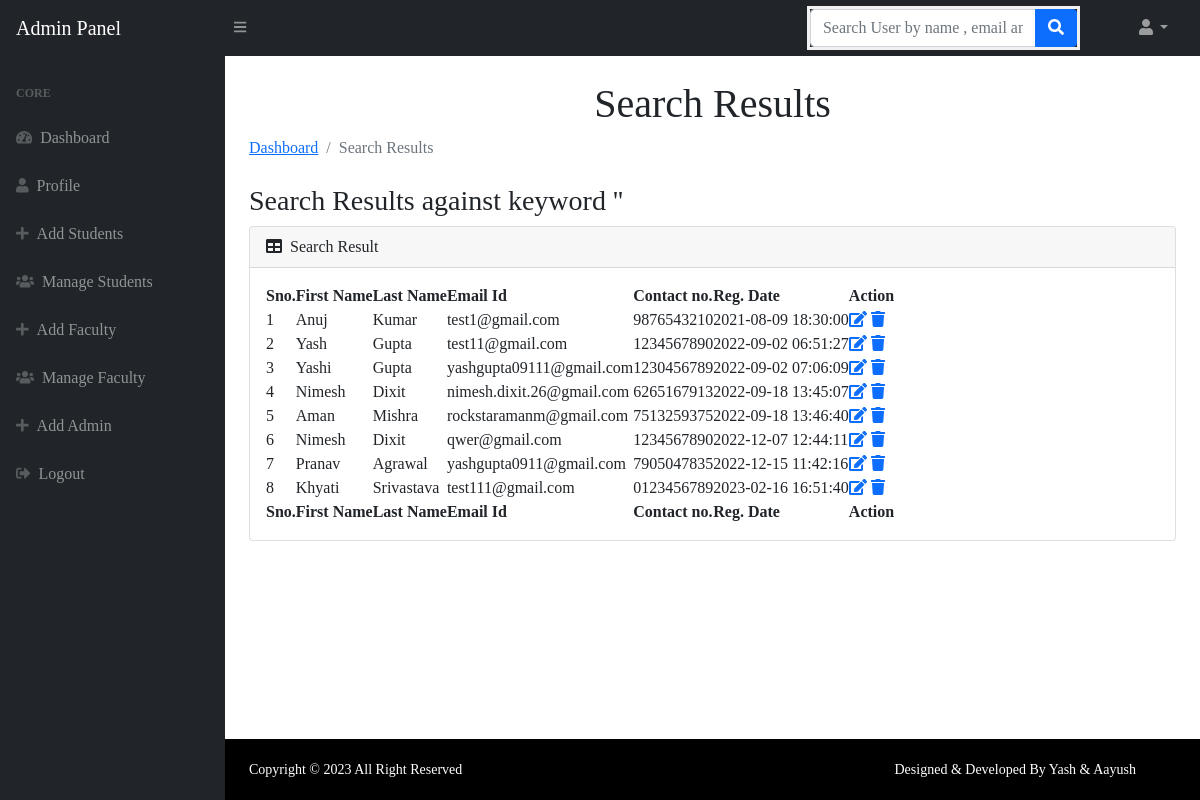
The app's page /loginsystem/admin/search-result.php (signed in) with its own data.
### tables this page shows
CREATE TABLE `users` (
  `id` int(11) NOT NULL,
  `year` int(11) DEFAULT NULL,
  `semester` int(11) DEFAULT NULL,
  `section` varchar(11) DEFAULT NULL,
  `fname` varchar(255) DEFAULT NULL,
  `lname` varchar(255) DEFAULT NULL,
  `email` varchar(255) DEFAULT NULL,
  `urollno` bigint(13) DEFAULT NULL,
  `addno` varchar(9) DEFAULT NULL,
  `password` varchar(300) DEFAULT NULL,
  `contactno` varchar(11) DEFAULT NULL,
  `img` varchar(255) DEFAULT NULL,
  `posting_date` timestamp NOT NULL DEFAULT current_timestamp(),
  `feedback` int(11) NOT NULL DEFAULT 0,
  `activationcode` varchar(255) NOT NULL,
  `status` int(11) NOT NULL
);

### loginsystem/admin/search-result.php (the view, shortened to what this page needs)
<?php session_start();
include_once('../includes/config.php');
if (strlen($_SESSION['adminid']==0)) {
  header('location:logout.php');
  } else{ ?>
<!DOCTYPE html>
<html lang="en">
    <head>
        <link href="https://cdn.jsdelivr.net/npm/simple-datatables@latest/dist/style.css" rel="stylesheet" />
        <link href="../css/styles.css" rel="stylesheet" />
        <link href="../css/style.css" rel="stylesheet" />
    </head>
    <body class="sb-nav-fixed">
      <?php include_once('includes/navbar.php');?>
        <div id="layoutSidenav">
         <?php include_once('includes/sidebar.php');?>
            <div id="layoutSidenav_content">
                <main>
                    <div class="container-fluid px-4">
                        <h1 class="mt-4">
Search Results</h1>
                        <ol class="breadcrumb mb-4">
                            <li class="breadcrumb-item"><a href="dashboard.php">Dashboard</a></li>
                            <li class="breadcrumb-item active">Search Results</li>
                        </ol>
            <h3>Search Results against keyword '<?php echo $_POST['searchkey'];?>'</h3>
                        <div class="card mb-4">
                            <div class="card-header">
                                <i class="fas fa-table me-1"></i>
                               Search Result
                            </div>
                            <div class="card-body">
                                <table id="datatablesSimple">
                                    <thead>
                                        <tr>
                                             <th>Sno.</th>
                                  <th>First Name</th>
                                  <th> Last Name</th>
                                  <th> Email Id</th>
                                  <th>Contact no.</th>
                                  <th>Reg. Date</th>
                                  <th>Action</th>
                                        </tr>
                                    </thead>
                                    <tfoot>
                                        <tr>
                                             <th>Sno.</th>
                                  <th>First Name</th>
                                  <th> Last Name</th>
                                  <th> Email Id</th>
                                  <th>Contact no.</th>
                                  <th>Reg. Date</th>
                                  <th>Action</th>
                                        </tr>
                                    </tfoot>
                                    <tbody>
<?php
$searchkey=$_POST['searchkey'];
$ret=mysqli_query($con,"select * from users where (fname like '%$searchkey%' || email like '%$searchkey%' || contactno like '%$searchkey%')");
                              $cnt=1;
                              while($row=mysqli_fetch_array($ret))
                              {?>
                              <tr>
                              <td><?php echo $cnt;?></td>
                                  <td><?php echo $row['fname'];?></td>
                                  <td><?php echo $row['lname'];?></td>
                                  <td><?php echo $row['email'];?></td>
                                  <td><?php echo $row['contactno'];?></td>  <td><?php echo $row['posting_date'];?></td>
                                  <td>
                                     <a href="user-profile.php?uid=<?php echo $row['id'];?>">
                          <i class="fas fa-edit"></i></a>
                                     <a href="manage-users.php?id=<?php echo $row['id'];?>" onClick="return confirm('Do you really want to delete');"><i class="fa fa-trash" aria-hidden="true"></i></a>
                                  </td>
                              </tr>
                              <?php $cnt=$cnt+1; }?>
                                    </tbody>
                                </table>
                            </div>
                        </div>
                    </div>
                </main>
  <?php include('../includes/footer.php');?>
            </div>
        </div>
    </body>
</html>
<?php } ?>

### loginsystem/css/style.css (style rules this page uses)
* { margin: 0; padding: 0; font-family: 'Times New Roman', Times, serif !important; }

### records on screen
users: fname "Anuj", lname "Kumar", email "test1@gmail.com", contactno "9876543210", posting_date "2021-08-09 18:30:00"
users: fname "Yash", lname "Gupta", email "test11@gmail.com", contactno "1234567890", posting_date "2022-09-02 06:51:27"
users: fname "Yashi", lname "Gupta", email "yashgupta09111@gmail.com", contactno "1230456789", posting_date "2022-09-02 07:06:09"
users: fname "Nimesh", lname "Dixit", email "nimesh.dixit.26@gmail.com", contactno "6265167913", posting_date "2022-09-18 13:45:07"
users: fname "Aman", lname "Mishra", email "rockstaramanm@gmail.com", contactno "7513259375", posting_date "2022-09-18 13:46:40"
users: fname "Nimesh", lname "Dixit", email "qwer@gmail.com", contactno "1234567890", posting_date "2022-12-07 12:44:11"
users: fname "Pranav", lname "Agrawal", email "yashgupta0911@gmail.com", contactno "7905047835", posting_date "2022-12-15 11:42:16"
users: fname "Khyati", lname "Srivastava", email "test111@gmail.com", contactno "0123456789", posting_date "2023-02-16 16:51:40"
